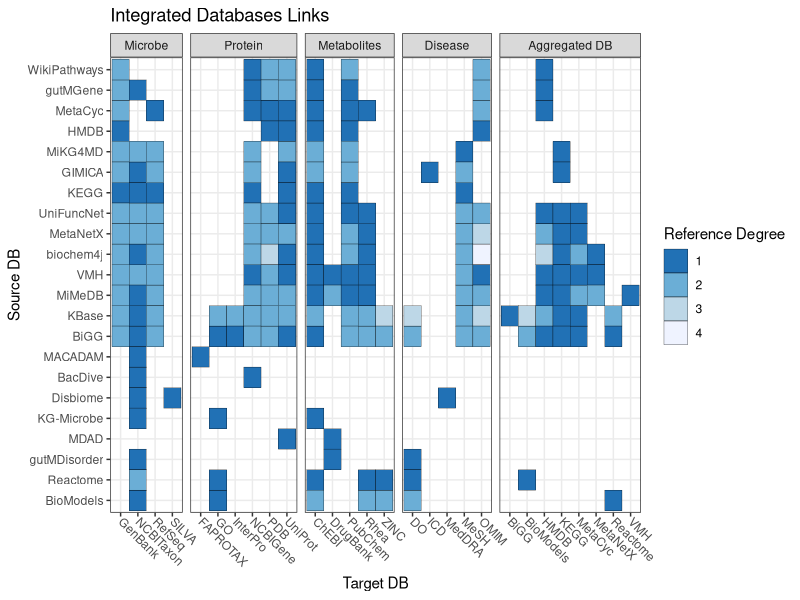

Here is the R script that generated this plot:
library(cowplot)
library(readxl)
library(stringr)
library(tidyverse)

full_edges <- read_csv("./data/expanded_edge_list.csv")
orig_edges <- read_xlsx("./data/Resource Interaction Table.xlsx", sheet = 1)
orig_edges %>%
  filter(predicate != "has construction method") -> orig_edges

fill_deg <- max(full_edges$distance) + 1

nodes <- read_xlsx("./data/Resource Interaction Table.xlsx", sheet = 2)
#nodes %>% 
#  mutate(category = str_replace(category, "\\/| ", "\n")) -> nodes

nodes %>%
  filter(category == "Aggregated\nDB") %>%
  pull(node) -> reffed_idbs

full_edges %>%
  pull(distance) %>%
  unique() %>%
  factor() -> distance_factor

levels(distance_factor) <- rev(levels(distance_factor))
category_sorted <- c("Microbe", "Protein",
                     "Metabolites", "Disease",
                     "Aggregated DB")

full_edges %>%
  select(source, target, distance) %>%
  mutate(distance = as.numeric(distance),
         distance = abs(distance - fill_deg)) %>%
  spread(target, distance, fill = 0) -> edge_mat

source_order <- hclust(dist(edge_mat[, -1]))$order
source_sorted <- edge_mat[source_order, 1]$source

full_edges %>%
  merge(nodes, by.x = "target", by.y = "node") %>%
  mutate(distance = factor(distance, levels = levels(distance_factor)),
         category = factor(category, levels = category_sorted),
         reffed_idbs = source %in% reffed_idbs,
         source_f = factor(source,
                           levels = source_sorted)) -> plot_dat

# New facet label names for category variable
category_labels <- c('Microbe'='Microbe', 'Protein'='Protein', 
                     'Metabolites'='Metabolite','Pathway'='PW','Disease'='Disease',
                     'General Aggregate DB'='General Aggregate DB')

plot_dat %>% 
  ggplot(aes(x = target, y = source_f,
             fill = distance)) +
  geom_tile(color = "black") +
  facet_grid(~category, scales = "free", space = "free") +
  theme_bw(base_size = 11) +
  theme(axis.text.x = element_text(angle = 270 + 45,
                                   hjust = 0,
                                   vjust = 0.5)) +
  scale_fill_brewer(guide = guide_legend(reverse = TRUE)) +
  labs(x = "Target DB",
       y = "Source DB",
       fill = "Reference Degree",
       title = "Integrated Databases Links") -> db_viz_final

ggsave("./plots/db_edge_matrix_children.png",
       plot = db_viz_final,
       width = 8,
       height = 4)
